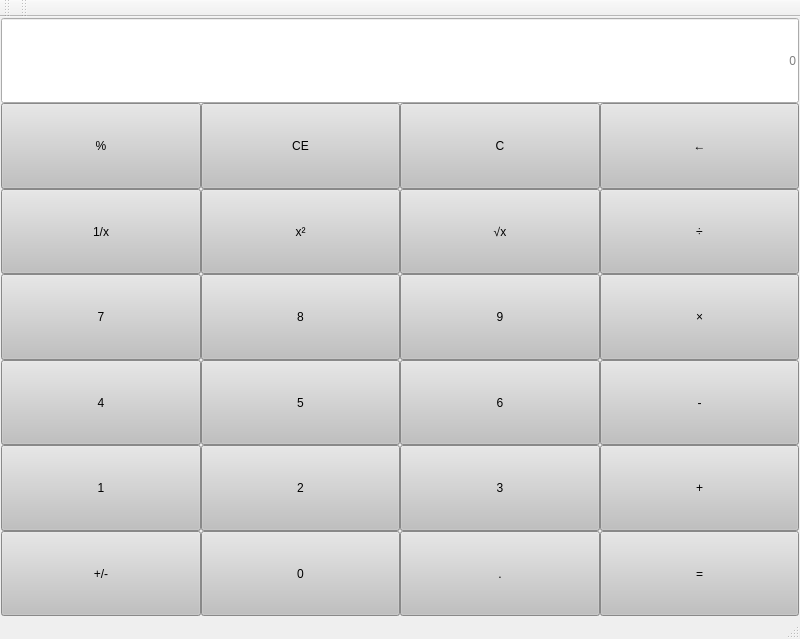
<?xml version="1.0" encoding="UTF-8"?>
<ui version="4.0">
 <class>MainWindow</class>
 <widget class="QMainWindow" name="MainWindow">
  <property name="geometry">
   <rect>
    <x>0</x>
    <y>0</y>
    <width>800</width>
    <height>639</height>
   </rect>
  </property>
  <property name="windowTitle">
   <string>MainWindow</string>
  </property>
  <property name="styleSheet">
   <string notr="true">QPushButton{
	background-color: #C0C0C0;
	color: rgb(0, 0, 0);
	font: 24pt &quot;Agency FB&quot;;
}

QPushButton:hover{
	background-color: rgb(64, 255, 11);
	
	color: rgb(0, 0, 255);
}

QPushButton:pressed{
	background-color: rgb(255, 0, 0);
	color: rgb(255, 255, 255);
}</string>
  </property>
  <widget class="QWidget" name="centralwidget">
   <property name="minimumSize">
    <size>
     <width>800</width>
     <height>0</height>
    </size>
   </property>
   <layout class="QGridLayout" name="gridLayout_3">
    <property name="leftMargin">
     <number>1</number>
    </property>
    <property name="topMargin">
     <number>1</number>
    </property>
    <property name="rightMargin">
     <number>1</number>
    </property>
    <property name="bottomMargin">
     <number>1</number>
    </property>
    <property name="horizontalSpacing">
     <number>1</number>
    </property>
    <property name="verticalSpacing">
     <number>3</number>
    </property>
    <item row="0" column="0">
     <layout class="QGridLayout" name="gridLayout_2">
      <item row="3" column="2">
       <widget class="QPushButton" name="btnNum9">
        <property name="sizePolicy">
         <sizepolicy hsizetype="Minimum" vsizetype="Minimum">
          <horstretch>0</horstretch>
          <verstretch>0</verstretch>
         </sizepolicy>
        </property>
        <property name="text">
         <string>9</string>
        </property>
       </widget>
      </item>
      <item row="1" column="2">
       <widget class="QPushButton" name="btnClear">
        <property name="sizePolicy">
         <sizepolicy hsizetype="Minimum" vsizetype="Minimum">
          <horstretch>0</horstretch>
          <verstretch>0</verstretch>
         </sizepolicy>
        </property>
        <property name="text">
         <string>C</string>
        </property>
       </widget>
      </item>
      <item row="6" column="3">
       <widget class="QPushButton" name="btnEqual">
        <property name="sizePolicy">
         <sizepolicy hsizetype="Minimum" vsizetype="Minimum">
          <horstretch>0</horstretch>
          <verstretch>0</verstretch>
         </sizepolicy>
        </property>
        <property name="text">
         <string>=</string>
        </property>
       </widget>
      </item>
      <item row="3" column="1">
       <widget class="QPushButton" name="btnNum8">
        <property name="sizePolicy">
         <sizepolicy hsizetype="Minimum" vsizetype="Minimum">
          <horstretch>0</horstretch>
          <verstretch>0</verstretch>
         </sizepolicy>
        </property>
        <property name="text">
         <string>8</string>
        </property>
       </widget>
      </item>
      <item row="1" column="3">
       <widget class="QPushButton" name="btnDel">
        <property name="sizePolicy">
         <sizepolicy hsizetype="Minimum" vsizetype="Minimum">
          <horstretch>0</horstretch>
          <verstretch>0</verstretch>
         </sizepolicy>
        </property>
        <property name="text">
         <string>←</string>
        </property>
       </widget>
      </item>
      <item row="2" column="3">
       <widget class="QPushButton" name="btnDivide">
        <property name="sizePolicy">
         <sizepolicy hsizetype="Minimum" vsizetype="Minimum">
          <horstretch>0</horstretch>
          <verstretch>0</verstretch>
         </sizepolicy>
        </property>
        <property name="text">
         <string>÷</string>
        </property>
       </widget>
      </item>
      <item row="5" column="2">
       <widget class="QPushButton" name="btnNum3">
        <property name="sizePolicy">
         <sizepolicy hsizetype="Minimum" vsizetype="Minimum">
          <horstretch>0</horstretch>
          <verstretch>0</verstretch>
         </sizepolicy>
        </property>
        <property name="text">
         <string>3</string>
        </property>
       </widget>
      </item>
      <item row="4" column="1">
       <widget class="QPushButton" name="btnNum5">
        <property name="sizePolicy">
         <sizepolicy hsizetype="Minimum" vsizetype="Minimum">
          <horstretch>0</horstretch>
          <verstretch>0</verstretch>
         </sizepolicy>
        </property>
        <property name="text">
         <string>5</string>
        </property>
       </widget>
      </item>
      <item row="0" column="0" colspan="4">
       <widget class="QLineEdit" name="display">
        <property name="sizePolicy">
         <sizepolicy hsizetype="Expanding" vsizetype="Minimum">
          <horstretch>0</horstretch>
          <verstretch>0</verstretch>
         </sizepolicy>
        </property>
        <property name="alignment">
         <set>Qt::AlignRight|Qt::AlignTrailing|Qt::AlignVCenter</set>
        </property>
        <property name="placeholderText">
         <string>0</string>
        </property>
       </widget>
      </item>
      <item row="1" column="0">
       <widget class="QPushButton" name="btnPercentage">
        <property name="sizePolicy">
         <sizepolicy hsizetype="Minimum" vsizetype="Minimum">
          <horstretch>0</horstretch>
          <verstretch>0</verstretch>
         </sizepolicy>
        </property>
        <property name="text">
         <string>%</string>
        </property>
       </widget>
      </item>
      <item row="6" column="2">
       <widget class="QPushButton" name="btnPeriod">
        <property name="sizePolicy">
         <sizepolicy hsizetype="Minimum" vsizetype="Minimum">
          <horstretch>0</horstretch>
          <verstretch>0</verstretch>
         </sizepolicy>
        </property>
        <property name="text">
         <string>.</string>
        </property>
       </widget>
      </item>
      <item row="6" column="0">
       <widget class="QPushButton" name="btnSign">
        <property name="sizePolicy">
         <sizepolicy hsizetype="Minimum" vsizetype="Minimum">
          <horstretch>0</horstretch>
          <verstretch>0</verstretch>
         </sizepolicy>
        </property>
        <property name="text">
         <string>+/-</string>
        </property>
       </widget>
      </item>
      <item row="5" column="3">
       <widget class="QPushButton" name="btnplus">
        <property name="sizePolicy">
         <sizepolicy hsizetype="Minimum" vsizetype="Minimum">
          <horstretch>0</horstretch>
          <verstretch>0</verstretch>
         </sizepolicy>
        </property>
        <property name="text">
         <string>+</string>
        </property>
       </widget>
      </item>
      <item row="4" column="2">
       <widget class="QPushButton" name="btnNum6">
        <property name="sizePolicy">
         <sizepolicy hsizetype="Minimum" vsizetype="Minimum">
          <horstretch>0</horstretch>
          <verstretch>0</verstretch>
         </sizepolicy>
        </property>
        <property name="text">
         <string>6</string>
        </property>
       </widget>
      </item>
      <item row="2" column="0">
       <widget class="QPushButton" name="btnInverse">
        <property name="sizePolicy">
         <sizepolicy hsizetype="Minimum" vsizetype="Minimum">
          <horstretch>0</horstretch>
          <verstretch>0</verstretch>
         </sizepolicy>
        </property>
        <property name="text">
         <string>1/x</string>
        </property>
       </widget>
      </item>
      <item row="5" column="1">
       <widget class="QPushButton" name="btnNum2">
        <property name="sizePolicy">
         <sizepolicy hsizetype="Minimum" vsizetype="Minimum">
          <horstretch>0</horstretch>
          <verstretch>0</verstretch>
         </sizepolicy>
        </property>
        <property name="text">
         <string>2</string>
        </property>
       </widget>
      </item>
      <item row="2" column="1">
       <widget class="QPushButton" name="btnSquare">
        <property name="sizePolicy">
         <sizepolicy hsizetype="Minimum" vsizetype="Minimum">
          <horstretch>0</horstretch>
          <verstretch>0</verstretch>
         </sizepolicy>
        </property>
        <property name="text">
         <string>x²</string>
        </property>
       </widget>
      </item>
      <item row="3" column="3">
       <widget class="QPushButton" name="btnMultiple">
        <property name="sizePolicy">
         <sizepolicy hsizetype="Minimum" vsizetype="Minimum">
          <horstretch>0</horstretch>
          <verstretch>0</verstretch>
         </sizepolicy>
        </property>
        <property name="text">
         <string>×</string>
        </property>
       </widget>
      </item>
      <item row="6" column="1">
       <widget class="QPushButton" name="btnNum0">
        <property name="sizePolicy">
         <sizepolicy hsizetype="Minimum" vsizetype="Minimum">
          <horstretch>0</horstretch>
          <verstretch>0</verstretch>
         </sizepolicy>
        </property>
        <property name="text">
         <string>0</string>
        </property>
       </widget>
      </item>
      <item row="5" column="0">
       <widget class="QPushButton" name="btnNum1">
        <property name="sizePolicy">
         <sizepolicy hsizetype="Minimum" vsizetype="Minimum">
          <horstretch>0</horstretch>
          <verstretch>0</verstretch>
         </sizepolicy>
        </property>
        <property name="text">
         <string>1</string>
        </property>
       </widget>
      </item>
      <item row="4" column="0">
       <widget class="QPushButton" name="btnNum4">
        <property name="sizePolicy">
         <sizepolicy hsizetype="Minimum" vsizetype="Minimum">
          <horstretch>0</horstretch>
          <verstretch>0</verstretch>
         </sizepolicy>
        </property>
        <property name="text">
         <string>4</string>
        </property>
       </widget>
      </item>
      <item row="3" column="0">
       <widget class="QPushButton" name="btnNum7">
        <property name="sizePolicy">
         <sizepolicy hsizetype="Minimum" vsizetype="Minimum">
          <horstretch>0</horstretch>
          <verstretch>0</verstretch>
         </sizepolicy>
        </property>
        <property name="styleSheet">
         <string notr="true">font: 25 24pt &quot;Bahnschrift Light&quot;;
background-color:#C0C0C0;
color: rgb(0, 0, 0);</string>
        </property>
        <property name="text">
         <string>7</string>
        </property>
       </widget>
      </item>
      <item row="2" column="2">
       <widget class="QPushButton" name="btnSqrt">
        <property name="sizePolicy">
         <sizepolicy hsizetype="Minimum" vsizetype="Minimum">
          <horstretch>0</horstretch>
          <verstretch>0</verstretch>
         </sizepolicy>
        </property>
        <property name="text">
         <string>√x</string>
        </property>
       </widget>
      </item>
      <item row="4" column="3">
       <widget class="QPushButton" name="btnMinus">
        <property name="sizePolicy">
         <sizepolicy hsizetype="Minimum" vsizetype="Minimum">
          <horstretch>0</horstretch>
          <verstretch>0</verstretch>
         </sizepolicy>
        </property>
        <property name="text">
         <string>-</string>
        </property>
       </widget>
      </item>
      <item row="1" column="1">
       <widget class="QPushButton" name="btnClearAll">
        <property name="sizePolicy">
         <sizepolicy hsizetype="Minimum" vsizetype="Minimum">
          <horstretch>0</horstretch>
          <verstretch>0</verstretch>
         </sizepolicy>
        </property>
        <property name="text">
         <string>CE</string>
        </property>
       </widget>
      </item>
     </layout>
    </item>
   </layout>
  </widget>
  <widget class="QMenuBar" name="menubar">
   <property name="geometry">
    <rect>
     <x>0</x>
     <y>0</y>
     <width>800</width>
     <height>22</height>
    </rect>
   </property>
  </widget>
  <widget class="QToolBar" name="toolBar">
   <property name="windowTitle">
    <string>toolBar</string>
   </property>
   <attribute name="toolBarArea">
    <enum>TopToolBarArea</enum>
   </attribute>
   <attribute name="toolBarBreak">
    <bool>false</bool>
   </attribute>
  </widget>
  <widget class="QToolBar" name="toolBar_2">
   <property name="windowTitle">
    <string>toolBar_2</string>
   </property>
   <attribute name="toolBarArea">
    <enum>TopToolBarArea</enum>
   </attribute>
   <attribute name="toolBarBreak">
    <bool>false</bool>
   </attribute>
  </widget>
  <widget class="QStatusBar" name="statusBar"/>
 </widget>
 <resources/>
 <connections/>
</ui>
